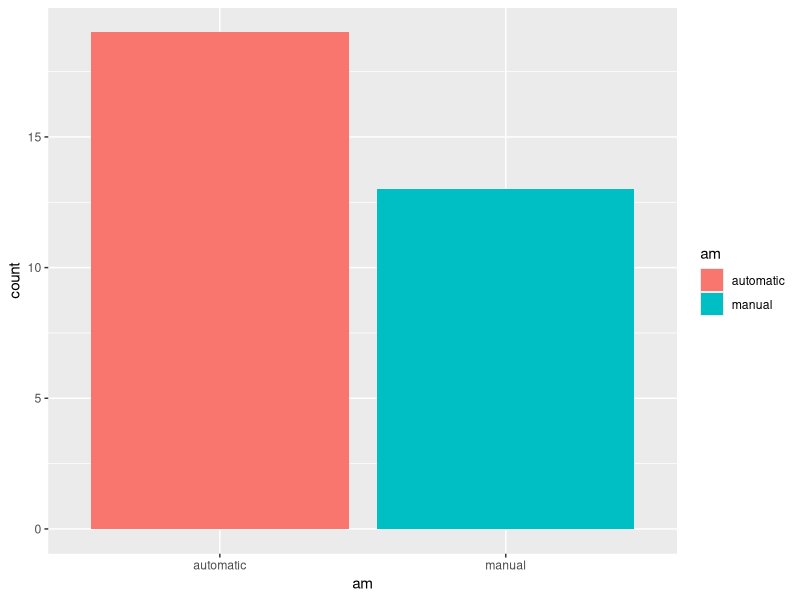
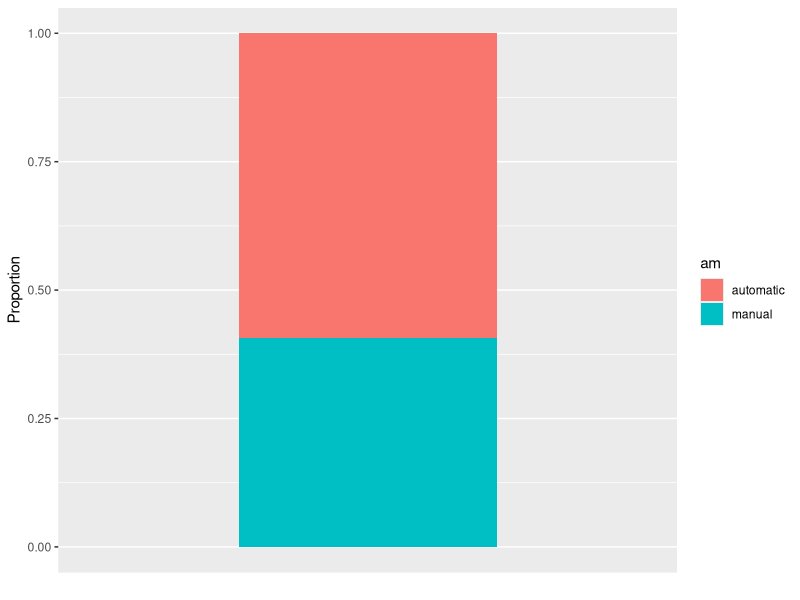
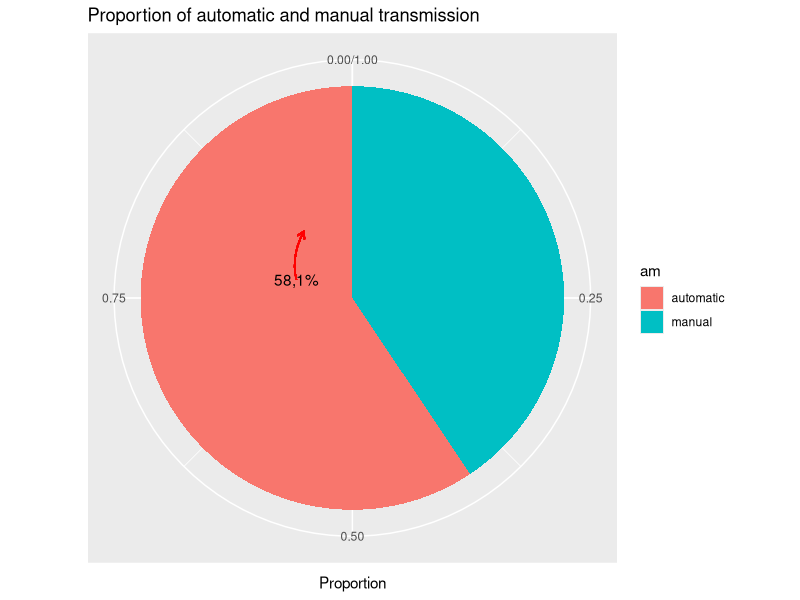
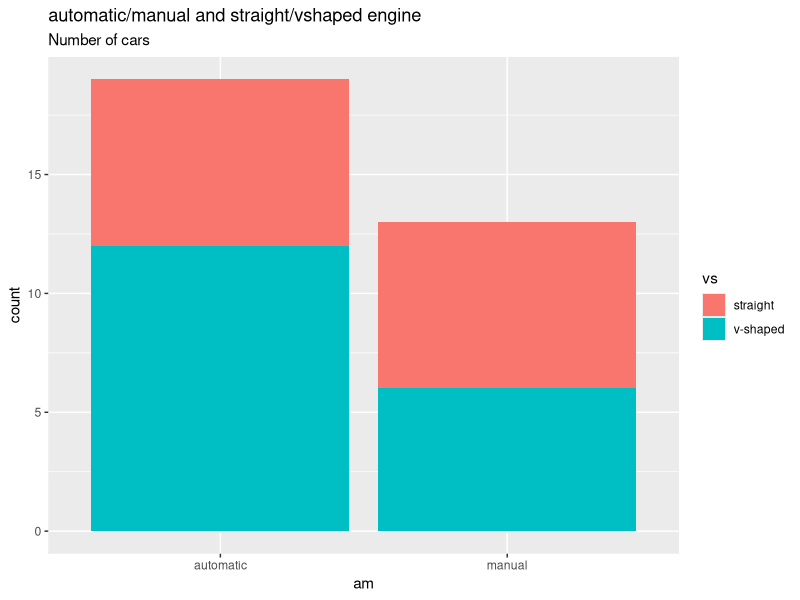
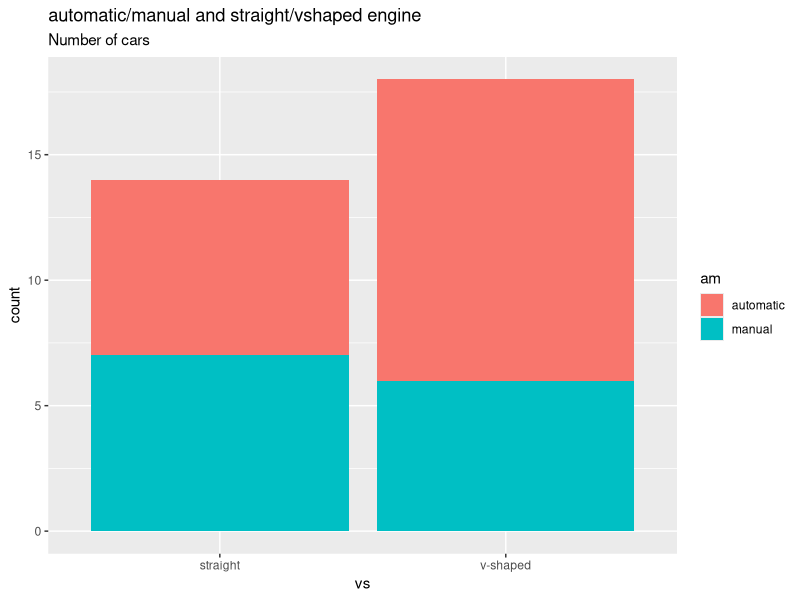
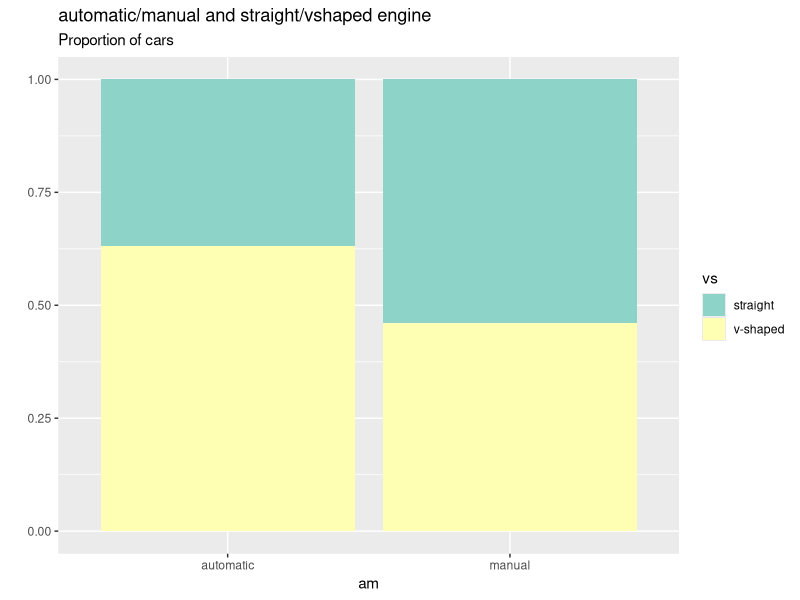
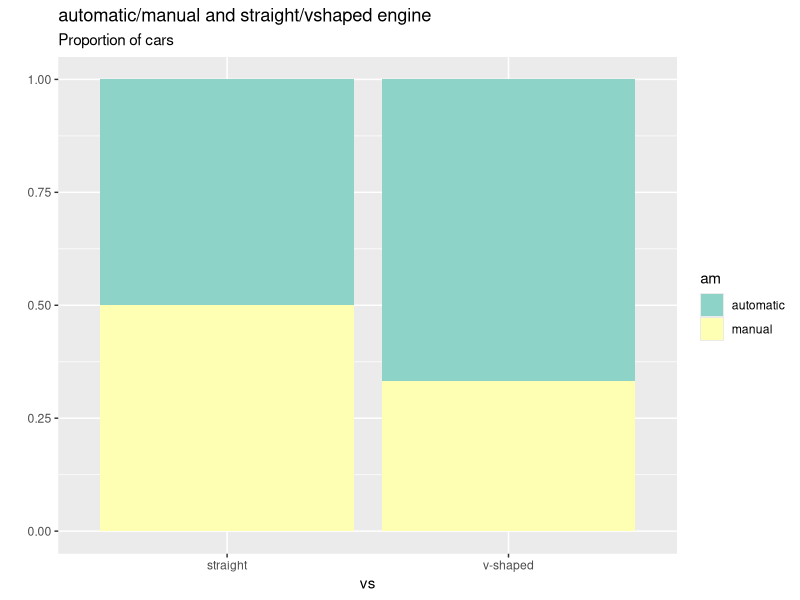
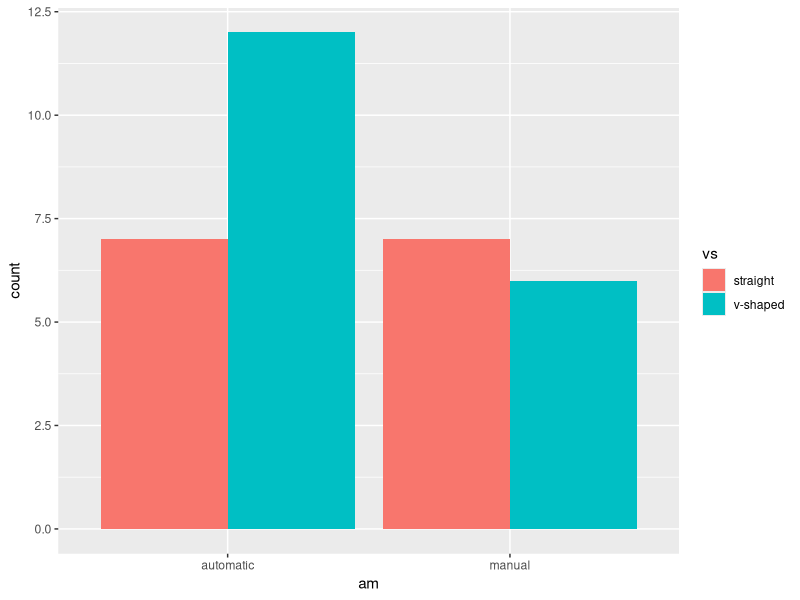

Source code (R) for these figures, in order:
## ---- chunk 1
knitr::opts_chunk$set(echo = TRUE,
                      out.width = "70%", # make graphs smaller 
                      fig.align = "center") # center graphs
## ---- chunk 2
library(tidyverse)
## ---- chunk 3
mtcars %>% 
  mutate(
    am = ifelse(am == 1, "manual", "automatic"),
    vs = ifelse(vs == 1, "straight", "v-shaped")
  ) -> data
## ---- chunk 4
data %>% ggplot(aes(x = am, fill= am)) + geom_bar()
## ---- chunk 5
data %>% ggplot(aes(x = "", fill = am)) +
  geom_bar(position = "fill", width = 0.5) +
  xlab("") +
  ylab("Proportion") +
  scale_x_discrete(breaks = NULL)
## ---- chunk 6
ggplot(data, aes(x = 1, fill=am)) +
  geom_bar(position = "fill") +
  coord_polar("y") +
  xlab("") +
  ylab("Proportion") +
  ggtitle("Proportion of automatic and manual transmission") +
  scale_x_continuous(breaks = NULL) +
  #annotate("text", 0.3, 0.3, label="58,1%") +
  geom_segment(aes(x = 0.8, y = 0.8, xend = 0.9, yend = 0.9),
               arrow = arrow(length = unit(0.2, "cm")),
               col = "red") +
  annotate("text", 0.8, 0.8, label="58,1%")
## ---- chunk 7
data %>% ggplot(aes(x = am, fill=vs)) +
  geom_bar() +
  ggtitle("automatic/manual and straight/vshaped engine", subtitle="Number of cars")
## ---- chunk 8
data %>% ggplot(aes(x = vs, fill=am)) +
  geom_bar() +
  ggtitle("automatic/manual and straight/vshaped engine", subtitle="Number of cars")
## ---- chunk 9
data %>% ggplot(aes(x = am, fill=vs)) +
  geom_bar(position = "fill") +
  ggtitle("automatic/manual and straight/vshaped engine", subtitle="Proportion of cars") +
  ylab("") +
  scale_fill_brewer(type = "qual", palette = 8)
## ---- chunk 10
data %>% ggplot(aes(x = vs, fill=am)) +
  geom_bar(position = "fill") +
  ggtitle("automatic/manual and straight/vshaped engine", subtitle="Proportion of cars") +
  ylab("") +
  scale_fill_brewer(type = "qual", palette = 8)
## ---- chunk 11
data %>% ggplot(aes(x = am , fill= vs)) +
  geom_bar(position = "dodge")
## ---- chunk 12
data %>% group_by(am, vs) %>%  summarise(n=n())
## ---- chunk 13
data(UScereal, package = "MASS")
head(UScereal)
## ---- chunk 14
UScereal %>% mutate(shelf = as.factor(shelf)) %>% ggplot(aes(x = shelf, fill=mfr)) + geom_bar(position = "fill") + coord_flip()
#UScereal %>% mutate(shelf = as.factor(shelf)) %>% ggplot(aes(x = mfr, fill=shelf)) + geom_bar(position = "fill") + coord_flip()
## ---- chunk 15
data %>% ggplot(aes(x = mpg, y = stat(density))) + geom_histogram(aes(fill = stat(density)), binwidth = 5) +
  scale_fill_distiller(type = "seq", direction = 1) +
  geom_density(col = "brown", size = 1)
## ---- chunk 16
ggplot(data, aes(1,mpg)) +
  geom_boxplot() +
  coord_flip() +
  xlab("")
## ---- chunk 17
lm(hp ~ qsec, data = data)
## ---- chunk 18
ggplot(data, aes(x = qsec, y = hp)) +
  geom_smooth(method = "lm") +
  geom_point() +
  annotate("label", 20, 200, label="hp=631.7 -27.17 qsec")
## ---- chunk 19
ggplot(data, aes(x = hp, y = qsec)) +
  geom_smooth(method = "lm") +
  geom_point() +
  annotate("label", 200, 20, label="qsec=20,55 635 - 0.01846 hp")
## ---- chunk 20
data %>% rownames_to_column(var="name") %>% 
ggplot(aes(hp, qsec)) +
  geom_smooth(method = "lm") +
  geom_text(aes(label = name))
## ---- chunk 21
library(ggrepel)
data %>% rownames_to_column(var="name") %>% ggplot(aes(hp, qsec)) +
  geom_point() +
  geom_text_repel(aes(label = name)) +
  geom_smooth(method = "lm") 
## ---- chunk 22
ggplot(data, aes(factor(cyl), hp)) +
  geom_boxplot() +
  xlab("Cylinder")
## ---- chunk 23
ggplot(data, aes(factor(cyl), hp)) +
  xlab("Cylinder") +
  geom_violin()
## ---- chunk 24
ggplot(data, aes(x = hp)) +
  geom_density() +
  facet_wrap(~cyl)
## ---- chunk 25
head(UScereal, 1)

UScereal %>% ggplot(aes(x = calories, fill=mfr)) + geom_boxplot()

